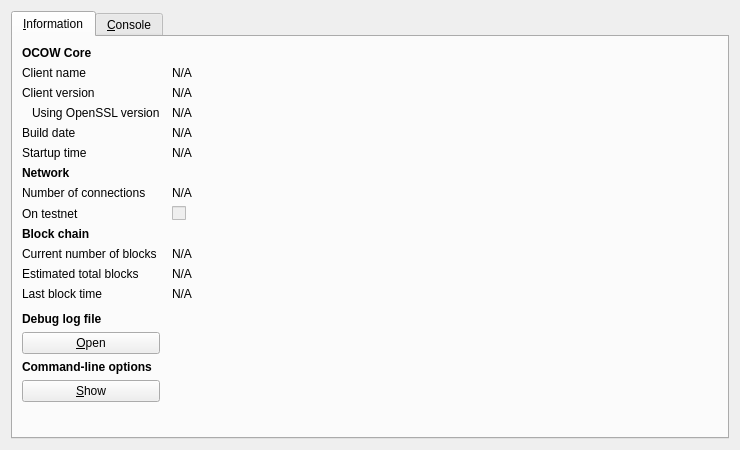
<?xml version="1.0" encoding="UTF-8"?>
<ui version="4.0">
 <class>RPCConsole</class>
 <widget class="QDialog" name="RPCConsole">
  <property name="geometry">
   <rect>
    <x>0</x>
    <y>0</y>
    <width>740</width>
    <height>450</height>
   </rect>
  </property>
  <property name="windowTitle">
   <string>OCOW - Debug window</string>
  </property>
  <layout class="QVBoxLayout" name="verticalLayout_2">
   <item>
    <widget class="QTabWidget" name="tabWidget">
     <property name="currentIndex">
      <number>0</number>
     </property>
     <widget class="QWidget" name="tab_info">
      <attribute name="title">
       <string>&amp;Information</string>
      </attribute>
      <layout class="QGridLayout" name="gridLayout" columnstretch="0,1">
       <property name="horizontalSpacing">
        <number>12</number>
       </property>
       <item row="0" column="0">
        <widget class="QLabel" name="label_9">
         <property name="font">
          <font>
           <weight>75</weight>
           <bold>true</bold>
          </font>
         </property>
         <property name="text">
          <string>OCOW Core</string>
         </property>
        </widget>
       </item>
       <item row="1" column="0">
        <widget class="QLabel" name="label_5">
         <property name="text">
          <string>Client name</string>
         </property>
        </widget>
       </item>
       <item row="1" column="1">
        <widget class="QLabel" name="clientName">
         <property name="cursor">
          <cursorShape>IBeamCursor</cursorShape>
         </property>
         <property name="text">
          <string>N/A</string>
         </property>
         <property name="textFormat">
          <enum>Qt::PlainText</enum>
         </property>
         <property name="textInteractionFlags">
          <set>Qt::LinksAccessibleByMouse|Qt::TextSelectableByKeyboard|Qt::TextSelectableByMouse</set>
         </property>
        </widget>
       </item>
       <item row="2" column="0">
        <widget class="QLabel" name="label_6">
         <property name="text">
          <string>Client version</string>
         </property>
        </widget>
       </item>
       <item row="2" column="1">
        <widget class="QLabel" name="clientVersion">
         <property name="cursor">
          <cursorShape>IBeamCursor</cursorShape>
         </property>
         <property name="text">
          <string>N/A</string>
         </property>
         <property name="textFormat">
          <enum>Qt::PlainText</enum>
         </property>
         <property name="textInteractionFlags">
          <set>Qt::LinksAccessibleByMouse|Qt::TextSelectableByKeyboard|Qt::TextSelectableByMouse</set>
         </property>
        </widget>
       </item>
       <item row="3" column="0">
        <widget class="QLabel" name="label_14">
         <property name="text">
          <string>Using OpenSSL version</string>
         </property>
         <property name="indent">
          <number>10</number>
         </property>
        </widget>
       </item>
       <item row="3" column="1">
        <widget class="QLabel" name="openSSLVersion">
         <property name="cursor">
          <cursorShape>IBeamCursor</cursorShape>
         </property>
         <property name="text">
          <string>N/A</string>
         </property>
         <property name="textFormat">
          <enum>Qt::PlainText</enum>
         </property>
         <property name="textInteractionFlags">
          <set>Qt::LinksAccessibleByMouse|Qt::TextSelectableByKeyboard|Qt::TextSelectableByMouse</set>
         </property>
        </widget>
       </item>
       <item row="4" column="0">
        <widget class="QLabel" name="label_12">
         <property name="text">
          <string>Build date</string>
         </property>
        </widget>
       </item>
       <item row="4" column="1">
        <widget class="QLabel" name="buildDate">
         <property name="cursor">
          <cursorShape>IBeamCursor</cursorShape>
         </property>
         <property name="text">
          <string>N/A</string>
         </property>
         <property name="textFormat">
          <enum>Qt::PlainText</enum>
         </property>
         <property name="textInteractionFlags">
          <set>Qt::LinksAccessibleByMouse|Qt::TextSelectableByKeyboard|Qt::TextSelectableByMouse</set>
         </property>
        </widget>
       </item>
       <item row="5" column="0">
        <widget class="QLabel" name="label_13">
         <property name="text">
          <string>Startup time</string>
         </property>
        </widget>
       </item>
       <item row="5" column="1">
        <widget class="QLabel" name="startupTime">
         <property name="cursor">
          <cursorShape>IBeamCursor</cursorShape>
         </property>
         <property name="text">
          <string>N/A</string>
         </property>
         <property name="textFormat">
          <enum>Qt::PlainText</enum>
         </property>
         <property name="textInteractionFlags">
          <set>Qt::LinksAccessibleByMouse|Qt::TextSelectableByKeyboard|Qt::TextSelectableByMouse</set>
         </property>
        </widget>
       </item>
       <item row="6" column="0">
        <widget class="QLabel" name="label_11">
         <property name="font">
          <font>
           <weight>75</weight>
           <bold>true</bold>
          </font>
         </property>
         <property name="text">
          <string>Network</string>
         </property>
        </widget>
       </item>
       <item row="7" column="0">
        <widget class="QLabel" name="label_7">
         <property name="text">
          <string>Number of connections</string>
         </property>
        </widget>
       </item>
       <item row="7" column="1">
        <widget class="QLabel" name="numberOfConnections">
         <property name="cursor">
          <cursorShape>IBeamCursor</cursorShape>
         </property>
         <property name="text">
          <string>N/A</string>
         </property>
         <property name="textFormat">
          <enum>Qt::PlainText</enum>
         </property>
         <property name="textInteractionFlags">
          <set>Qt::LinksAccessibleByMouse|Qt::TextSelectableByKeyboard|Qt::TextSelectableByMouse</set>
         </property>
        </widget>
       </item>
       <item row="8" column="0">
        <widget class="QLabel" name="label_8">
         <property name="text">
          <string>On testnet</string>
         </property>
        </widget>
       </item>
       <item row="8" column="1">
        <widget class="QCheckBox" name="isTestNet">
         <property name="enabled">
          <bool>false</bool>
         </property>
         <property name="text">
          <string/>
         </property>
        </widget>
       </item>
       <item row="9" column="0">
        <widget class="QLabel" name="label_10">
         <property name="font">
          <font>
           <weight>75</weight>
           <bold>true</bold>
          </font>
         </property>
         <property name="text">
          <string>Block chain</string>
         </property>
        </widget>
       </item>
       <item row="10" column="0">
        <widget class="QLabel" name="label_3">
         <property name="text">
          <string>Current number of blocks</string>
         </property>
        </widget>
       </item>
       <item row="10" column="1">
        <widget class="QLabel" name="numberOfBlocks">
         <property name="cursor">
          <cursorShape>IBeamCursor</cursorShape>
         </property>
         <property name="text">
          <string>N/A</string>
         </property>
         <property name="textFormat">
          <enum>Qt::PlainText</enum>
         </property>
         <property name="textInteractionFlags">
          <set>Qt::LinksAccessibleByMouse|Qt::TextSelectableByKeyboard|Qt::TextSelectableByMouse</set>
         </property>
        </widget>
       </item>
       <item row="11" column="0">
        <widget class="QLabel" name="label_4">
         <property name="text">
          <string>Estimated total blocks</string>
         </property>
        </widget>
       </item>
       <item row="11" column="1">
        <widget class="QLabel" name="totalBlocks">
         <property name="cursor">
          <cursorShape>IBeamCursor</cursorShape>
         </property>
         <property name="text">
          <string>N/A</string>
         </property>
         <property name="textFormat">
          <enum>Qt::PlainText</enum>
         </property>
         <property name="textInteractionFlags">
          <set>Qt::LinksAccessibleByMouse|Qt::TextSelectableByKeyboard|Qt::TextSelectableByMouse</set>
         </property>
        </widget>
       </item>
       <item row="12" column="0">
        <widget class="QLabel" name="label_2">
         <property name="text">
          <string>Last block time</string>
         </property>
        </widget>
       </item>
       <item row="12" column="1">
        <widget class="QLabel" name="lastBlockTime">
         <property name="cursor">
          <cursorShape>IBeamCursor</cursorShape>
         </property>
         <property name="text">
          <string>N/A</string>
         </property>
         <property name="textFormat">
          <enum>Qt::PlainText</enum>
         </property>
         <property name="textInteractionFlags">
          <set>Qt::LinksAccessibleByMouse|Qt::TextSelectableByKeyboard|Qt::TextSelectableByMouse</set>
         </property>
        </widget>
       </item>
       <item row="13" column="0">
        <spacer name="verticalSpacer_2">
         <property name="orientation">
          <enum>Qt::Vertical</enum>
         </property>
         <property name="sizeHint" stdset="0">
          <size>
           <width>20</width>
           <height>20</height>
          </size>
         </property>
        </spacer>
       </item>
       <item row="14" column="0">
        <widget class="QLabel" name="labelDebugLogfile">
         <property name="font">
          <font>
           <weight>75</weight>
           <bold>true</bold>
          </font>
         </property>
         <property name="text">
          <string>Debug log file</string>
         </property>
        </widget>
       </item>
       <item row="15" column="0">
        <widget class="QPushButton" name="openDebugLogfileButton">
         <property name="toolTip">
          <string>Open the OCOW debug log file from the current data directory. This can take a few seconds for large log files.</string>
         </property>
         <property name="text">
          <string>&amp;Open</string>
         </property>
         <property name="autoDefault">
          <bool>false</bool>
         </property>
        </widget>
       </item>
       <item row="16" column="0">
        <widget class="QLabel" name="labelCLOptions">
         <property name="font">
          <font>
           <weight>75</weight>
           <bold>true</bold>
          </font>
         </property>
         <property name="text">
          <string>Command-line options</string>
         </property>
        </widget>
       </item>
       <item row="17" column="0">
        <widget class="QPushButton" name="showCLOptionsButton">
         <property name="toolTip">
          <string>Show the OCOW-Qt help message to get a list with possible OCOW command-line options.</string>
         </property>
         <property name="text">
          <string>&amp;Show</string>
         </property>
         <property name="autoDefault">
          <bool>false</bool>
         </property>
        </widget>
       </item>
       <item row="18" column="0">
        <spacer name="verticalSpacer">
         <property name="orientation">
          <enum>Qt::Vertical</enum>
         </property>
         <property name="sizeHint" stdset="0">
          <size>
           <width>20</width>
           <height>40</height>
          </size>
         </property>
        </spacer>
       </item>
      </layout>
     </widget>
     <widget class="QWidget" name="tab_console">
      <attribute name="title">
       <string>&amp;Console</string>
      </attribute>
      <layout class="QVBoxLayout" name="verticalLayout_3">
       <property name="spacing">
        <number>3</number>
       </property>
       <item>
        <widget class="QTextEdit" name="messagesWidget">
         <property name="minimumSize">
          <size>
           <width>0</width>
           <height>100</height>
          </size>
         </property>
         <property name="readOnly">
          <bool>true</bool>
         </property>
         <property name="tabKeyNavigation" stdset="0">
          <bool>false</bool>
         </property>
         <property name="columnCount" stdset="0">
          <number>2</number>
         </property>
        </widget>
       </item>
       <item>
        <layout class="QHBoxLayout" name="horizontalLayout">
         <property name="spacing">
          <number>3</number>
         </property>
         <item>
          <widget class="QLabel" name="label">
           <property name="text">
            <string notr="true">&gt;</string>
           </property>
          </widget>
         </item>
         <item>
          <widget class="QLineEdit" name="lineEdit"/>
         </item>
         <item>
          <widget class="QPushButton" name="clearButton">
           <property name="maximumSize">
            <size>
             <width>24</width>
             <height>24</height>
            </size>
           </property>
           <property name="toolTip">
            <string>Clear console</string>
           </property>
           <property name="text">
            <string/>
           </property>
           <property name="icon">
            <iconset resource="../bitcoin.qrc">
             <normaloff>:/icons/remove</normaloff>:/icons/remove</iconset>
           </property>
           <property name="shortcut">
            <string notr="true">Ctrl+L</string>
           </property>
           <property name="autoDefault">
            <bool>false</bool>
           </property>
          </widget>
         </item>
        </layout>
       </item>
      </layout>
     </widget>
    </widget>
   </item>
  </layout>
 </widget>
 <resources>
  <include location="../bitcoin.qrc"/>
 </resources>
 <connections/>
</ui>
